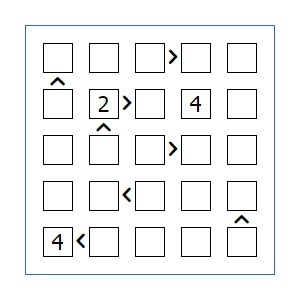
#> input picture data/evaluation/images/eval_01_5x5_digital_clean.jpg, 300 x 300 px
$ python -i detection.py   (imports and definitions only)
#> lines starting #> are read from the running program, lines starting #| are printed output that depends on the picture; after the words box and inside, x2 and y2 are one past the last pixel; in counts of white or black regions, pixels touching at a corner belong together
#> further down, picture is the input picture: shape (300, 300, 3); mean B, G, R 243.3, 243.2, 242.6
import math
from typing import Optional

import cv2
import numpy as np


SUPPORTED_N = (4, 5)


def order_points(points):
    pts = np.asarray(points, dtype=np.float32).reshape(4, 2)

    s = pts.sum(axis=1)
    d = np.diff(pts, axis=1).reshape(-1)

    ordered = np.zeros((4, 2), dtype=np.float32)
    ordered[0] = pts[np.argmin(s)]      # TL
    ordered[2] = pts[np.argmax(s)]      # BR
    ordered[1] = pts[np.argmin(d)]      # TR
    ordered[3] = pts[np.argmax(d)]      # BL

    return ordered


def quad_area(quad):
    q = order_points(quad)
    return float(cv2.contourArea(q.astype(np.float32)))


def warp_quad(image, quad, output_size=900):
    src = order_points(quad)

    dst = np.array(
        [
            [0, 0],
            [output_size - 1, 0],
            [output_size - 1, output_size - 1],
            [0, output_size - 1],
        ],
        dtype=np.float32,
    )

    matrix = cv2.getPerspectiveTransform(src, dst)
    inverse_matrix = cv2.getPerspectiveTransform(dst, src)

    rectified = cv2.warpPerspective(
        image,
        matrix,
        (output_size, output_size),
        flags=cv2.INTER_CUBIC,
    )

    return {
        "original": image,
        "rectified": rectified,
        "board_contour": src.reshape(-1, 1, 2).astype(np.int32),
        "quad": src,
        "matrix": matrix,
        "inverse_matrix": inverse_matrix,
    }


# [87 lines left out: functions _segment_angle_degrees, _fit_horizontal_line, _fit_vertical_line, _line_intersection, _two_cluster_extremes, not called in this run]


def detect_blue_frame_hough(image):
    """
    Detector prioritario para el formato canónico final.

    Busca un marco azul oscuro alrededor del tablero.
    Es deliberadamente específico: la estandarización del formato
    aumenta muchísimo la estabilidad frente a perspectiva.
    """

    hsv = cv2.cvtColor(image, cv2.COLOR_BGR2HSV)
#> hsv: shape (300, 300, 3); mean H, S, V 17, 3.5, 243.6

    # Rango amplio de azules para impresión/fotografía.
    lower = np.array([88, 25, 25], dtype=np.uint8)
    upper = np.array([135, 255, 255], dtype=np.uint8)

    mask = cv2.inRange(hsv, lower, upper)
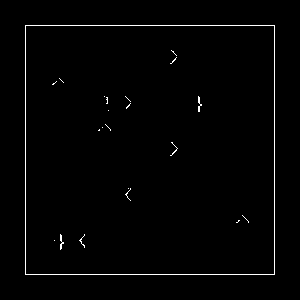
#> mask: shape (300, 300); 1.3% white in thin lines or dots, all inside (x1, y1, x2, y2) = (25, 25, 275, 275)

    # Eliminar píxeles aislados y unir segmentos del marco.
    mask = cv2.morphologyEx(
        mask,
        cv2.MORPH_OPEN,
        np.ones((2, 2), np.uint8),
        iterations=1,
    )
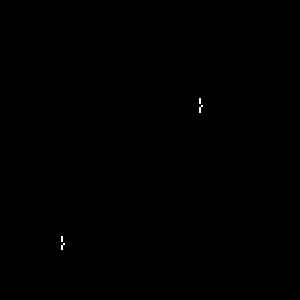
#> mask: shape (300, 300); 0.06% white in thin lines or dots, all inside (x1, y1, x2, y2) = (61, 98, 203, 250)

    mask = cv2.morphologyEx(
        mask,
        cv2.MORPH_CLOSE,
        np.ones((5, 5), np.uint8),
        iterations=2,
    )

    h, w = mask.shape
    min_dim = min(h, w)

    lines = cv2.HoughLinesP(
        mask,
        rho=1,
        theta=np.pi / 180.0,
        threshold=max(45, int(min_dim * 0.045)),
        minLineLength=max(80, int(min_dim * 0.20)),
        maxLineGap=max(20, int(min_dim * 0.07)),
    )
#> lines = None

    if lines is None:
        return None

    horizontal = []
    vertical = []

    for line in lines[:, 0, :]:
        angle = _segment_angle_degrees(line)

        if angle <= 30.0:
            horizontal.append(tuple(map(int, line)))

        elif angle >= 60.0:
            vertical.append(tuple(map(int, line)))

    if len(horizontal) < 2 or len(vertical) < 2:
        return None

    h_mid = [
        (segment[1] + segment[3]) / 2.0
        for segment in horizontal
    ]

    v_mid = [
        (segment[0] + segment[2]) / 2.0
        for segment in vertical
    ]

    h_cluster = _two_cluster_extremes(h_mid)
    v_cluster = _two_cluster_extremes(v_mid)

    if h_cluster is None or v_cluster is None:
        return None

    h_labels, h_low, h_high, _ = h_cluster
    v_labels, v_low, v_high, _ = v_cluster

    top_segments = [
        segment
        for segment, label in zip(horizontal, h_labels)
        if int(label) == h_low
    ]

    bottom_segments = [
        segment
        for segment, label in zip(horizontal, h_labels)
        if int(label) == h_high
    ]

    left_segments = [
        segment
        for segment, label in zip(vertical, v_labels)
        if int(label) == v_low
    ]

    right_segments = [
        segment
        for segment, label in zip(vertical, v_labels)
        if int(label) == v_high
    ]

    top = _fit_horizontal_line(top_segments)
    bottom = _fit_horizontal_line(bottom_segments)
    left = _fit_vertical_line(left_segments)
    right = _fit_vertical_line(right_segments)

    if any(item is None for item in [top, bottom, left, right]):
        return None

    corners = [
        _line_intersection(top, left),
        _line_intersection(top, right),
        _line_intersection(bottom, right),
        _line_intersection(bottom, left),
    ]

    if any(corner is None for corner in corners):
        return None

    quad = order_points(
        np.asarray(corners, dtype=np.float32)
    )

    # Validación básica.
    area_ratio = quad_area(quad) / float(h * w)

    if not (0.08 <= area_ratio <= 0.98):
        return None

    margin_x = 0.18 * w
    margin_y = 0.18 * h

    if (
        quad[:, 0].min() < -margin_x
        or quad[:, 0].max() > w + margin_x
        or quad[:, 1].min() < -margin_y
        or quad[:, 1].max() > h + margin_y
    ):
        return None

    return {
        "quad": quad,
        "method": "canonical_blue_frame",
        "prior": 0.20,
        "debug_mask": mask,
    }


def _candidate_quads_from_binary(binary, image_shape):
    h, w = image_shape[:2]
    image_area = float(h * w)

    contours, _ = cv2.findContours(
        binary,
        cv2.RETR_LIST,
        cv2.CHAIN_APPROX_SIMPLE,
    )

    proposals = []

    for contour in contours:
        area = cv2.contourArea(contour)
        area_ratio = area / image_area

        if not (0.06 <= area_ratio <= 0.98):
            continue

        perimeter = cv2.arcLength(contour, True)

        if perimeter <= 0:
            continue

        for eps in (0.012, 0.018, 0.025, 0.035, 0.05):
            approx = cv2.approxPolyDP(
                contour,
                eps * perimeter,
                True,
            )

            if len(approx) != 4:
                continue

            if not cv2.isContourConvex(approx):
                continue

            quad = order_points(
                approx.reshape(4, 2).astype(np.float32)
            )

            proposals.append(
                {
                    "quad": quad,
                    "method": "general_quad",
                    "prior": 0.0,
                }
            )

            break

    return proposals


def detect_general_quads(image):
    """
    Genera candidatos geométricos sin decidir inmediatamente
    cuál es el tablero.
    """

    gray = cv2.cvtColor(image, cv2.COLOR_BGR2GRAY)

    blur = cv2.GaussianBlur(
        gray,
        (5, 5),
        0,
    )

    binaries = []

    # Canny.
    edges = cv2.Canny(
        blur,
        40,
        130,
    )

    edges = cv2.morphologyEx(
        edges,
        cv2.MORPH_CLOSE,
        np.ones((7, 7), np.uint8),
        iterations=2,
    )

    binaries.append(edges)

    # Adaptive threshold.
    adaptive = cv2.adaptiveThreshold(
        blur,
        255,
        cv2.ADAPTIVE_THRESH_GAUSSIAN_C,
        cv2.THRESH_BINARY_INV,
        31,
        7,
    )

    adaptive = cv2.morphologyEx(
        adaptive,
        cv2.MORPH_CLOSE,
        np.ones((7, 7), np.uint8),
        iterations=2,
    )

    binaries.append(adaptive)

    # Otsu.
    _, otsu = cv2.threshold(
        blur,
        0,
        255,
        cv2.THRESH_BINARY_INV + cv2.THRESH_OTSU,
    )

    binaries.append(otsu)

    proposals = []

    for binary in binaries:
        proposals.extend(
            _candidate_quads_from_binary(
                binary,
                image.shape,
            )
        )

    return proposals


def detect_bright_surface_quad(image):
    """
    Detecta una hoja/pantalla clara. Es un fallback,
    no el objetivo final.
    """

    gray = cv2.cvtColor(image, cv2.COLOR_BGR2GRAY)

    clahe = cv2.createCLAHE(
        clipLimit=2.0,
        tileGridSize=(8, 8),
    )

    enhanced = clahe.apply(gray)

    candidates = []

    thresholds = []

    _, otsu = cv2.threshold(
        enhanced,
        0,
        255,
        cv2.THRESH_BINARY + cv2.THRESH_OTSU,
    )
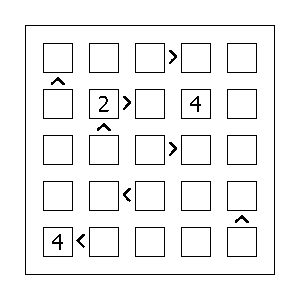
#> otsu: shape (300, 300); 95% white; black in thin lines or dots, all inside (x1, y1, x2, y2) = (25, 25, 275, 275)

    thresholds.append(otsu)

    for percentile in (45, 55, 65, 72):
        value = float(
            np.percentile(
                enhanced,
                percentile,
            )
        )

        _, binary = cv2.threshold(
            enhanced,
            value,
            255,
            cv2.THRESH_BINARY,
        )

        thresholds.append(binary)
#> after the loop, thresholds = 5 items

    h, w = gray.shape
    image_area = float(h * w)

    for binary in thresholds:
        work = cv2.morphologyEx(
            binary,
            cv2.MORPH_CLOSE,
            np.ones((17, 17), np.uint8),
            iterations=2,
        )

        contours, _ = cv2.findContours(
            work,
            cv2.RETR_EXTERNAL,
            cv2.CHAIN_APPROX_SIMPLE,
        )

        for contour in contours:
            area = cv2.contourArea(contour)
            area_ratio = area / image_area

            if not (0.10 <= area_ratio <= 0.98):
                continue

            hull = cv2.convexHull(contour)
            perimeter = cv2.arcLength(hull, True)

            for eps in (0.012, 0.02, 0.03, 0.05, 0.075):
                approx = cv2.approxPolyDP(
                    hull,
                    eps * perimeter,
                    True,
                )

                if len(approx) != 4:
                    continue

                if not cv2.isContourConvex(approx):
                    continue

                quad = order_points(
                    approx.reshape(4, 2).astype(np.float32)
                )

                candidates.append(
                    {
                        "quad": quad,
                        "method": "bright_surface",
                        "prior": -0.08,
                    }
                )

                break
#> this loop made 5 passes
#> contours on pass 1: [[[0, 0], [0, 299], [299, 299], [299, 0]]]
#> after the loop, candidates = []

    if not candidates:
        return None

    candidates.sort(
        key=lambda item: quad_area(item["quad"]),
        reverse=True,
    )

    return candidates[0]


def _deduplicate_quads(candidates, image_shape):
    h, w = image_shape[:2]
    diagonal = math.hypot(w, h)

    unique = []

    for candidate in sorted(
        candidates,
        key=lambda item: (
            item.get("prior", 0.0),
            quad_area(item["quad"]),
        ),
        reverse=True,
    ):
        quad = order_points(candidate["quad"])

        duplicate = False

        for existing in unique:
            other = order_points(existing["quad"])

            mean_distance = float(
                np.linalg.norm(
                    quad - other,
                    axis=1,
                ).mean()
            )

            if mean_distance < 0.025 * diagonal:
                duplicate = True
                break

        if not duplicate:
            item = dict(candidate)
            item["quad"] = quad
            unique.append(item)

    return unique


def _deduplicate_rectangles(rectangles, center_distance=14.0):
    unique = []

    for item in sorted(
        rectangles,
        key=lambda value: value["area"],
        reverse=True,
    ):
        cx, cy = item["center"]

        duplicate = any(
            (cx - previous["center"][0]) ** 2
            + (cy - previous["center"][1]) ** 2
            <= center_distance ** 2
            for previous in unique
        )

        if not duplicate:
            unique.append(item)

    return unique


def _cluster_1d(values, k):
    data = np.asarray(
        values,
        dtype=np.float32,
    ).reshape(-1, 1)

    if len(data) < k:
        raise ValueError(
            "No hay suficientes puntos para agrupar."
        )

    criteria = (
        cv2.TERM_CRITERIA_EPS + cv2.TERM_CRITERIA_MAX_ITER,
        100,
        0.15,
    )

    compactness, labels, centers = cv2.kmeans(
        data,
        k,
        None,
        criteria,
        20,
        cv2.KMEANS_PP_CENTERS,
    )

    centers = centers.flatten()

    order = np.argsort(centers)

    remap = {
        int(old): int(new)
        for new, old in enumerate(order)
    }

    labels = np.array(
        [
            remap[int(label)]
            for label in labels.flatten()
        ],
        dtype=np.int32,
    )

    return (
        labels,
        centers[order],
        float(compactness),
    )


def detect_cell_grid_score(rectified, n):
    """
    No reconoce números.

    Solo responde:
    "¿este warp realmente se parece a una grilla
    Futoshiki de N×N?"
    """

    if n not in SUPPORTED_N:
        raise ValueError(
            f"n debe estar en {SUPPORTED_N}"
        )

    gray = cv2.cvtColor(
        rectified,
        cv2.COLOR_BGR2GRAY,
    )

    blur = cv2.GaussianBlur(
        gray,
        (3, 3),
        0,
    )

    binary = cv2.adaptiveThreshold(
        blur,
        255,
        cv2.ADAPTIVE_THRESH_GAUSSIAN_C,
        cv2.THRESH_BINARY_INV,
        21,
        5,
    )

    binary = cv2.morphologyEx(
        binary,
        cv2.MORPH_CLOSE,
        np.ones((3, 3), np.uint8),
        iterations=1,
    )

    contours, _ = cv2.findContours(
        binary,
        cv2.RETR_LIST,
        cv2.CHAIN_APPROX_SIMPLE,
    )

    h, w = gray.shape
    image_area = float(h * w)

    rectangles = []

    for contour in contours:
        area = cv2.contourArea(contour)
        area_ratio = area / image_area

        if not (0.0015 <= area_ratio <= 0.12):
            continue

        perimeter = cv2.arcLength(
            contour,
            True,
        )

        if perimeter <= 0:
            continue

        approx = cv2.approxPolyDP(
            contour,
            0.03 * perimeter,
            True,
        )

        if len(approx) != 4:
            continue

        if not cv2.isContourConvex(approx):
            continue

        x, y, bw, bh = cv2.boundingRect(approx)

        if min(bw, bh) < 25:
            continue

        aspect = max(bw, bh) / max(min(bw, bh), 1e-6)

        if aspect > 1.65:
            continue

        rectangles.append(
            {
                "box": (x, y, x + bw, y + bh),
                "center": (
                    x + bw / 2.0,
                    y + bh / 2.0,
                ),
                "width": float(bw),
                "height": float(bh),
                "area": float(area),
            }
        )

    rectangles = _deduplicate_rectangles(
        rectangles,
        center_distance=max(10, int(900 / (n * 14))),
    )

    if len(rectangles) < n * 2:
        return {
            "score": 0.0,
            "coverage": 0.0,
            "reason": "too_few_cell_candidates",
            "candidate_count": len(rectangles),
        }

    widths = np.array(
        [item["width"] for item in rectangles],
        dtype=np.float64,
    )

    heights = np.array(
        [item["height"] for item in rectangles],
        dtype=np.float64,
    )

    med_w = float(np.median(widths))
    med_h = float(np.median(heights))

    rectangles = [
        item
        for item in rectangles
        if (
            0.45 * med_w
            <= item["width"]
            <= 1.85 * med_w
            and
            0.45 * med_h
            <= item["height"]
            <= 1.85 * med_h
        )
    ]

    if len(rectangles) < n * 2:
        return {
            "score": 0.0,
            "coverage": 0.0,
            "reason": "scale_filter_removed_too_many",
            "candidate_count": len(rectangles),
        }

    try:
        x_labels, x_centers, _ = _cluster_1d(
            [item["center"][0] for item in rectangles],
            n,
        )

        y_labels, y_centers, _ = _cluster_1d(
            [item["center"][1] for item in rectangles],
            n,
        )

    except Exception as error:
        return {
            "score": 0.0,
            "coverage": 0.0,
            "reason": str(error),
            "candidate_count": len(rectangles),
        }

    positions = {}

    for index, item in enumerate(rectangles):
        r = int(y_labels[index])
        c = int(x_labels[index])

        target = np.array(
            [
                x_centers[c],
                y_centers[r],
            ],
            dtype=np.float64,
        )

        current = np.array(
            item["center"],
            dtype=np.float64,
        )

        distance = float(
            np.linalg.norm(
                current - target
            )
        )

        key = (r, c)

        if (
            key not in positions
            or distance < positions[key]["distance"]
        ):
            positions[key] = {
                "distance": distance,
                "item": item,
            }

    coverage = len(positions) / float(n * n)

    dx = np.diff(x_centers)
    dy = np.diff(y_centers)

    spacing = np.concatenate(
        [
            dx if len(dx) else np.array([], dtype=np.float32),
            dy if len(dy) else np.array([], dtype=np.float32),
        ]
    )

    if len(spacing):
        spacing_cv = float(
            spacing.std()
            / max(
                spacing.mean(),
                1e-6,
            )
        )
    else:
        spacing_cv = 1.0

    # Ocupación del tablero. Si se detectó la hoja completa
    # en lugar del marco del puzzle, las celdas quedan demasiado
    # concentradas en el centro.
    x_span = float(
        x_centers[-1] - x_centers[0]
    ) if len(x_centers) > 1 else 0.0

    y_span = float(
        y_centers[-1] - y_centers[0]
    ) if len(y_centers) > 1 else 0.0

    span_ratio = min(
        x_span / max(w, 1),
        y_span / max(h, 1),
    )

    # En nuestros formatos canónicos, los centros extremos
    # suelen ocupar aproximadamente 65–80 % del warp.
    span_score = float(
        np.clip(
            (span_ratio - 0.42) / 0.25,
            0.0,
            1.0,
        )
    )

    regularity_score = float(
        np.clip(
            1.0 - spacing_cv / 0.35,
            0.0,
            1.0,
        )
    )

    accepted_widths = np.array(
        [
            value["item"]["width"]
            for value in positions.values()
        ],
        dtype=np.float64,
    )

    accepted_heights = np.array(
        [
            value["item"]["height"]
            for value in positions.values()
        ],
        dtype=np.float64,
    )

    if len(accepted_widths):
        size_cv = 0.5 * (
            accepted_widths.std()
            / max(accepted_widths.mean(), 1e-6)
            +
            accepted_heights.std()
            / max(accepted_heights.mean(), 1e-6)
        )
    else:
        size_cv = 1.0

    size_score = float(
        np.clip(
            1.0 - size_cv / 0.40,
            0.0,
            1.0,
        )
    )

    score = (
        0.55 * coverage
        + 0.20 * regularity_score
        + 0.15 * span_score
        + 0.10 * size_score
    )

    return {
        "score": float(score),
        "coverage": float(coverage),
        "candidate_count": len(rectangles),
        "detected_cells": len(positions),
        "spacing_cv": float(spacing_cv),
        "span_ratio": float(span_ratio),
        "regularity_score": regularity_score,
        "span_score": span_score,
        "size_score": size_score,
        "x_centers": x_centers,
        "y_centers": y_centers,
        "positions": positions,
    }


def _candidate_from_page_then_blue(image, output_size=1100):
    """
    Doble rectificación:
    foto -> hoja/pantalla -> marco azul.
    """

    page = detect_bright_surface_quad(image)

    if page is None:
        return None

    page_rect = warp_quad(
        image,
        page["quad"],
        output_size=output_size,
    )

    blue = detect_blue_frame_hough(
        page_rect["rectified"]
    )

    if blue is None:
        return None

    # Convertir el quad detectado en la hoja rectificada
    # de regreso a coordenadas de la foto original.
    quad_page = order_points(
        blue["quad"]
    ).reshape(-1, 1, 2)

    original_quad = cv2.perspectiveTransform(
        quad_page,
        page_rect["inverse_matrix"],
    ).reshape(4, 2)

    return {
        "quad": order_points(original_quad),
        "method": "page_then_blue_frame",
        "prior": 0.22,
    }


def detect_and_rectify_board(
    image,
    expected_n: Optional[int] = None,
    output_size=900,
    min_accept_score=0.58,
):
    """
    Detector final V5.

    Importante:
    NO acepta el primer cuadrilátero que encuentra.

    Genera múltiples candidatos y elige el que,
    después de rectificarse, se parece más a una
    grilla 4×4 o 5×5.
    """

    if expected_n is not None and expected_n not in SUPPORTED_N:
        raise ValueError(
            f"Visión V5 soporta solamente {SUPPORTED_N}."
        )

    candidates = []

    blue = detect_blue_frame_hough(image)

    if blue is not None:
        candidates.append(blue)

    page_blue = _candidate_from_page_then_blue(image)

    if page_blue is not None:
        candidates.append(page_blue)

    candidates.extend(
        detect_general_quads(image)
    )
#> in detect_general_quads, `blur = cv2.GaussianBlur( gray, (5, 5), 0, )`:
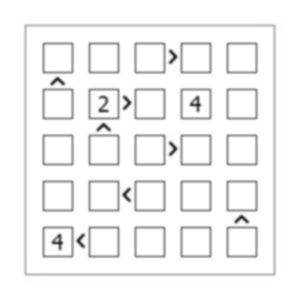
#> blur: shape (300, 300); min 40, max 255, mean 243
#> in detect_general_quads, `edges = cv2.Canny( blur, 40, 130, )`:
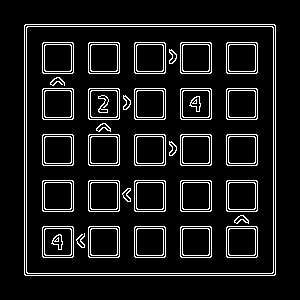
#> edges: shape (300, 300); 9.3% white in thin lines or dots, all inside (x1, y1, x2, y2) = (24, 24, 276, 276)
#> (the rest of the program and of its run is left out)
